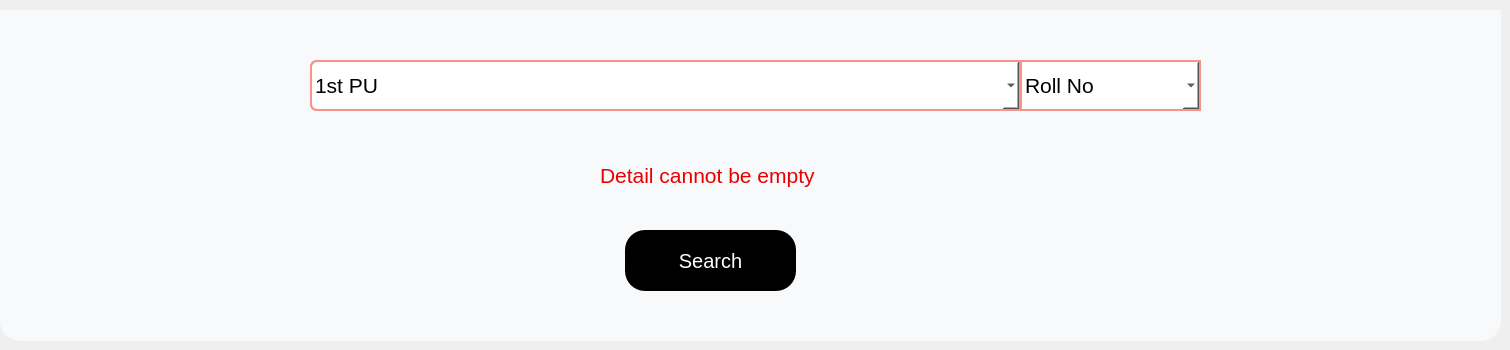
         <widget class="QWidget" name="page_2">
          <widget class="QComboBox" name="searchstdcombo">
           <property name="geometry">
            <rect>
             <x>1020</x>
             <y>60</y>
             <width>181</width>
             <height>51</height>
            </rect>
           </property>
           <property name="font">
            <font>
             <pointsize>16</pointsize>
            </font>
           </property>
           <property name="layoutDirection">
            <enum>Qt::LeftToRight</enum>
           </property>
           <property name="autoFillBackground">
            <bool>false</bool>
           </property>
           <property name="styleSheet">
            <string notr="true">background-color: rgb(255, 255, 255);
border:2px solid #F79489;

</string>
           </property>
           <property name="maxVisibleItems">
            <number>20</number>
           </property>
           <item>
            <property name="text">
             <string>Roll No</string>
            </property>
           </item>
           <item>
            <property name="text">
             <string>First Name</string>
            </property>
           </item>
           <item>
            <property name="text">
             <string>Course</string>
            </property>
           </item>
          </widget>
          <widget class="QToolButton" name="searchstdbtn">
           <property name="geometry">
            <rect>
             <x>625</x>
             <y>230</y>
             <width>171</width>
             <height>61</height>
            </rect>
           </property>
           <property name="font">
            <font>
             <pointsize>15</pointsize>
            </font>
           </property>
           <property name="styleSheet">
            <string notr="true">QToolButton#searchstdbtn{
background-color: rgb(0, 0, 0);
color: rgb(255, 255, 255);
border-radius:20px;
}
QToolButton#searchstdbtn:hover{
color: rgb(85, 255, 0);
}
QToolButton#searchstdbtn:pressed{
background-color: rgb(85, 255, 0);
color:rgb(0,0,0)
}</string>
           </property>
           <property name="text">
            <string>Search</string>
           </property>
          </widget>
          <widget class="QLineEdit" name="searchstdtxt">
           <property name="geometry">
            <rect>
             <x>310</x>
             <y>60</y>
             <width>711</width>
             <height>51</height>
            </rect>
           </property>
           <property name="font">
            <font>
             <pointsize>14</pointsize>
            </font>
           </property>
           <property name="styleSheet">
            <string notr="true">border-top-left-radius:7px;
border-bottom-left-radius:7px;
background-color: rgb(255, 255, 255);
border:2px solid #F79489;
padding-left:10px;
</string>
           </property>
           <property name="placeholderText">
            <string>Enter Student to be searched</string>
           </property>
          </widget>
          <widget class="QLabel" name="searchstdemp">
           <property name="geometry">
            <rect>
             <x>600</x>
             <y>150</y>
             <width>251</width>
             <height>51</height>
            </rect>
           </property>
           <property name="font">
            <font>
             <pointsize>16</pointsize>
            </font>
           </property>
           <property name="styleSheet">
            <string notr="true">color: rgb(232, 0, 0);</string>
           </property>
           <property name="inputMethodHints">
            <set>Qt::ImhNone</set>
           </property>
           <property name="text">
            <string>Detail cannot be empty</string>
           </property>
          </widget>
          <widget class="QLabel" name="label_39">
           <property name="geometry">
            <rect>
             <x>0</x>
             <y>10</y>
             <width>1501</width>
             <height>331</height>
            </rect>
           </property>
           <property name="font">
            <font>
             <family>MS Shell Dlg 2</family>
             <pointsize>25</pointsize>
             <weight>50</weight>
             <italic>false</italic>
             <bold>false</bold>
            </font>
           </property>
           <property name="styleSheet">
            <string notr="true">background-color:rgb(248, 249, 250);
border:none;
border-bottom-left-radius:20px;
border-bottom-right-radius:20px;</string>
           </property>
           <property name="text">
            <string/>
           </property>
           <property name="alignment">
            <set>Qt::AlignCenter</set>
           </property>
          </widget>
          <widget class="QComboBox" name="searchstdtxtcombo">
           <property name="geometry">
            <rect>
             <x>310</x>
             <y>60</y>
             <width>711</width>
             <height>51</height>
            </rect>
           </property>
           <property name="font">
            <font>
             <pointsize>16</pointsize>
            </font>
           </property>
           <property name="layoutDirection">
            <enum>Qt::LeftToRight</enum>
           </property>
           <property name="autoFillBackground">
            <bool>false</bool>
           </property>
           <property name="styleSheet">
            <string notr="true">border-top-left-radius:7px;
border-bottom-left-radius:7px;
background-color: rgb(255, 255, 255);
border:2px solid #F79489;

</string>
           </property>
           <property name="maxVisibleItems">
            <number>20</number>
           </property>
           <item>
            <property name="text">
             <string>1st PU</string>
            </property>
           </item>
           <item>
            <property name="text">
             <string>2nd PU</string>
            </property>
           </item>
           <item>
            <property name="text">
             <string>1st BA</string>
            </property>
           </item>
           <item>
            <property name="text">
             <string>2nd BA</string>
            </property>
           </item>
           <item>
            <property name="text">
             <string>3rd BA</string>
            </property>
           </item>
           <item>
            <property name="text">
             <string>1st BCOM</string>
            </property>
           </item>
           <item>
            <property name="text">
             <string>2nd BCOM</string>
            </property>
           </item>
           <item>
            <property name="text">
             <string>3rd BCOM</string>
            </property>
           </item>
           <item>
            <property name="text">
             <string>1st BSC</string>
            </property>
           </item>
           <item>
            <property name="text">
             <string>2nd BSC</string>
            </property>
           </item>
           <item>
            <property name="text">
             <string>3rd BSC</string>
            </property>
           </item>
           <item>
            <property name="text">
             <string>1st BCA</string>
            </property>
           </item>
           <item>
            <property name="text">
             <string>2nd BCA</string>
            </property>
           </item>
           <item>
            <property name="text">
             <string>3rd BCA</string>
            </property>
           </item>
           <item>
            <property name="text">
             <string>1st MSC</string>
            </property>
           </item>
           <item>
            <property name="text">
             <string>2nd MSC</string>
            </property>
           </item>
          </widget>
          <zorder>label_39</zorder>
          <zorder>searchstdtxt</zorder>
          <zorder>searchstdcombo</zorder>
          <zorder>searchstdbtn</zorder>
          <zorder>searchstdemp</zorder>
          <zorder>searchstdtxtcombo</zorder>
         </widget>
